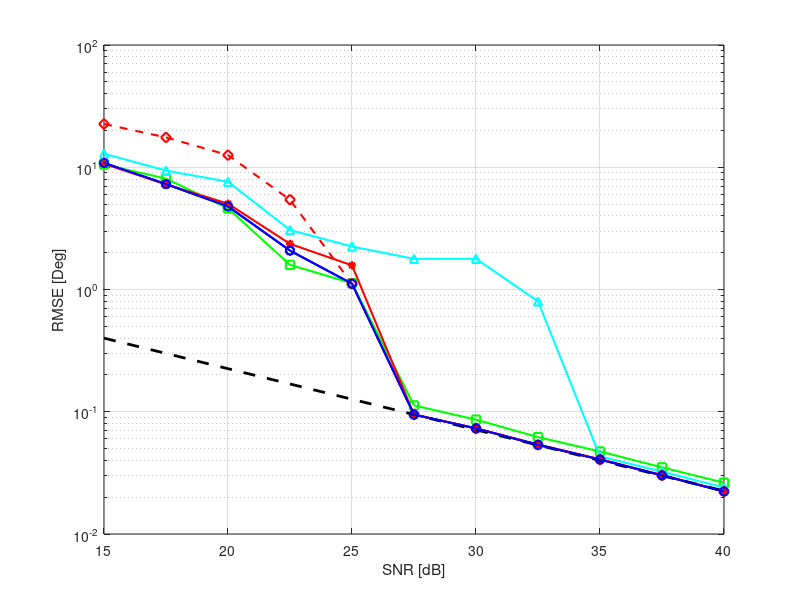

MATLAB code for this plot: (Note: this script raises an error after producing the figure.)
close all;
clear all;
clc;
% load data before plotting
%% Fig 1
load fig_8_1_data_3.mat;
% close all;
plot_ind = 7:17;
linewidth = 1.5;
markersize = 6;
figure;
semilogy(snrdB(plot_ind),sqrt(rvec1(plot_ind)),'-ob','LineWidth',linewidth,'MarkerSize',markersize);
% hold on;semilogy(snrdB(plot_ind),(rvec2(plot_ind)),'-.+b','LineWidth',linewidth,'MarkerSize',markersize*1.2);
hold on;semilogy(snrdB(plot_ind),sqrt(rvec8(plot_ind)),'-sg','LineWidth',linewidth,'MarkerSize',markersize);
hold on;semilogy(snrdB(plot_ind),sqrt(rvec6(plot_ind)),'-.>m','LineWidth',linewidth,'MarkerSize',markersize*1.2);
hold on;semilogy(snrdB(plot_ind),sqrt(rvec3(plot_ind)),'-^c','LineWidth',linewidth,'MarkerSize',markersize);
hold on;semilogy(snrdB(plot_ind),sqrt(rvec7(plot_ind)),'-*r','LineWidth',linewidth,'MarkerSize',markersize);
hold on;semilogy(snrdB(plot_ind),sqrt(rvec5(plot_ind)),'--dr','LineWidth',linewidth,'MarkerSize',markersize*1.2);
hold on;semilogy(snrdB(plot_ind), sqrt(crlb(plot_ind)),'--k','LineWidth',2);
hold on;semilogy(snrdB(plot_ind),sqrt(rvec1(plot_ind)),'-ob','LineWidth',linewidth,'MarkerSize',markersize);

grid on;
xlabel('SNR [dB]');
ylabel('RMSE [Deg]');
% set(gca,'FontSize',12)

% Zoomed plot ****************************************
bounds = [32 33 10^-1.35 10^-1.15]; % area to be zoomed
pos = [0.16 0.15 0.17 0.2];      % projected area [x, y, x_width, y_width]
vertex = [2 3];                 % vertex to be linked
p = gca;
% Calculate x,y points of zoomPlot
x1 = (pos(1)-p.Position(1))/p.Position(3)*diff(p.XLim)+p.XLim(1);
x2 = (pos(1)+pos(3)-p.Position(1))/p.Position(3)*diff(p.XLim)+(p.XLim(1));
y1 = 10^((pos(2)-(p.Position(2)))/(p.Position(4))*diff(log10(p.YLim))+log10(p.YLim(1)));
y2 = 10^(((pos(2)+pos(4)-p.Position(2))/p.Position(4))*diff(log10(p.YLim))+log10(p.YLim(1)));


rectangle('Position',[bounds(1) bounds(3) bounds(2)-bounds(1) bounds(4)-bounds(3)]);
hold on;
if any(vertex==1)
    plot([bounds(1) x1], [bounds(4) y2], '-.k'); % Line to vertex 1
end
if any(vertex==2)
    plot([bounds(2) x2], [bounds(4) y2], '-.k'); % Line to vertex 2
end
if any(vertex==3)
    plot([bounds(2) x2], [bounds(3) y1], '-.k'); % Line to vertex 4
end
if any(vertex==4)
    plot([bounds(1) x1], [bounds(3) y1], '-.k'); % Line to vertex 3
end
% legend hide

z = axes('position',pos);
box on; % put box around new pair of axes
semilogy(snrdB(plot_ind),sqrt(rvec1(plot_ind)),'-ob','LineWidth',linewidth,'MarkerSize',markersize);
hold on;semilogy(snrdB(plot_ind),sqrt(rvec8(plot_ind)),'-sg','LineWidth',linewidth,'MarkerSize',markersize);
hold on;semilogy(snrdB(plot_ind),sqrt(rvec6(plot_ind)),'-.>m','LineWidth',linewidth,'MarkerSize',markersize*1.2);
hold on;semilogy(snrdB(plot_ind),sqrt(rvec3(plot_ind)),'-^c','LineWidth',linewidth,'MarkerSize',markersize);
hold on;semilogy(snrdB(plot_ind),sqrt(rvec7(plot_ind)),'-*r','LineWidth',linewidth,'MarkerSize',markersize);
hold on;semilogy(snrdB(plot_ind),sqrt(rvec5(plot_ind)),'--dr','LineWidth',linewidth,'MarkerSize',markersize*1.2);
hold on;semilogy(snrdB(plot_ind), sqrt(crlb(plot_ind)),'--k','LineWidth',2);
hold on;semilogy(snrdB(plot_ind),sqrt(rvec1(plot_ind)),'-ob','LineWidth',linewidth,'MarkerSize',markersize);

axis(bounds);

set(gca,'xtick',[])
set(gca,'ytick',[])
set(gca,'xticklabel',{[]})
set(gca,'yticklabel',{[]})

% set(gcf,'position',[100,100,420*1.2,400*1.2])
% print -dpng -r600 sim1-3sensors.png

legend('PDP','Two-Step','2Q-Order','MUSIC (0.01^\circ)','MLE (0.01^\circ)','MLE (0.2^\circ)','CRLB', 'Location','northeast')
set(gca,'FontSize',12)


%% Fig 2
% load fig_8_1_data_5.mat;
plot_ind = 3:13;
linewidth = 1.5;
markersize = 6;
figure;
semilogy(snrdB(plot_ind),sqrt(rvec1(plot_ind)),'-ob','LineWidth',linewidth,'MarkerSize',markersize);
hold on;semilogy(snrdB(plot_ind),sqrt(rvec8(plot_ind)),'-sg','LineWidth',linewidth,'MarkerSize',markersize);
hold on;semilogy(snrdB(plot_ind),sqrt(rvec5(plot_ind)),'-.>m','LineWidth',linewidth,'MarkerSize',markersize*1.2);
hold on;semilogy(snrdB(plot_ind),sqrt(rvec3(plot_ind)),'-^c','LineWidth',linewidth,'MarkerSize',markersize);
hold on;semilogy(snrdB(plot_ind),sqrt(rvec7(plot_ind)),'-*r','LineWidth',linewidth,'MarkerSize',markersize);
hold on;semilogy(snrdB(plot_ind),sqrt(rvec4(plot_ind)),'--dr','LineWidth',linewidth,'MarkerSize',markersize*1.2);
hold on;semilogy(snrdB(plot_ind), sqrt(crlb(plot_ind)),'--k','LineWidth',2);
hold on;semilogy(snrdB(plot_ind),sqrt(rvec1(plot_ind)),'-ob','LineWidth',linewidth,'MarkerSize',markersize);

% axis([0 60 10^-7 10^4])
xlabel('SNR [dB]');
ylabel('RMSE [Deg]');
grid on;
% set(gcf,'position',[100,100,420*1.2,400*1.2])

% Zoomed plot ****************************************
bounds = [24.5 25.5 10^-1.43 10^-1]; % area to be zoomed
pos = [0.17 0.15 0.17 0.2];      % projected area [x, y, x_width, y_width]
vertex = [2 3];                 % vertex to be linked
p = gca;
% Calculate x,y points of zoomPlot
x1 = (pos(1)-p.Position(1))/p.Position(3)*diff(p.XLim)+p.XLim(1);
x2 = (pos(1)+pos(3)-p.Position(1))/p.Position(3)*diff(p.XLim)+(p.XLim(1));
y1 = 10^((pos(2)-(p.Position(2)))/(p.Position(4))*diff(log10(p.YLim))+log10(p.YLim(1)));
y2 = 10^(((pos(2)+pos(4)-p.Position(2))/p.Position(4))*diff(log10(p.YLim))+log10(p.YLim(1)));

rectangle('Position',[bounds(1) bounds(3) bounds(2)-bounds(1) bounds(4)-bounds(3)]);
hold on;
if any(vertex==1)
    plot([bounds(1) x1], [bounds(4) y2], '-.k'); % Line to vertex 1
end
if any(vertex==2)
    plot([bounds(2) x2], [bounds(4) y2], '-.k'); % Line to vertex 2
end
if any(vertex==3)
    plot([bounds(2) x2], [bounds(3) y1], '-.k'); % Line to vertex 4
end
if any(vertex==4)
    plot([bounds(1) x1], [bounds(3) y1], '-.k'); % Line to vertex 3
end
% legend hide
z = axes('position',pos);

box on % put box around new pair of axes
semilogy(snrdB(plot_ind),sqrt(rvec1(plot_ind)),'-ob','LineWidth',linewidth,'MarkerSize',markersize);
hold on;semilogy(snrdB(plot_ind),sqrt(rvec8(plot_ind)),'-sg','LineWidth',linewidth,'MarkerSize',markersize);
hold on;semilogy(snrdB(plot_ind),sqrt(rvec5(plot_ind)),'-.>m','LineWidth',linewidth,'MarkerSize',markersize*1.2);
hold on;semilogy(snrdB(plot_ind),sqrt(rvec3(plot_ind)),'-^c','LineWidth',linewidth,'MarkerSize',markersize);
hold on;semilogy(snrdB(plot_ind),sqrt(rvec7(plot_ind)),'-*r','LineWidth',linewidth,'MarkerSize',markersize);
hold on;semilogy(snrdB(plot_ind),sqrt(rvec4(plot_ind)),'--dr','LineWidth',linewidth,'MarkerSize',markersize*1.2);
hold on;semilogy(snrdB(plot_ind), sqrt(crlb(plot_ind)),'--k','LineWidth',2);
hold on;semilogy(snrdB(plot_ind),sqrt(rvec1(plot_ind)),'-ob','LineWidth',linewidth,'MarkerSize',markersize);

axis(bounds);

set(gca,'xtick',[])
set(gca,'ytick',[])
set(gca,'xticklabel',{[]})
set(gca,'yticklabel',{[]})

legend('PDP','Two-Step','2Q-Order','MUSIC (0.01^\circ)','MLE (0.01^\circ)','MLE (0.2^\circ)','CLRB');
set(gca,'FontSize',12)


% print -dpng -r600 sim1-5sensors.png

%% Fig 3
% close all
% load fig_8_1_data_8.mat;
plot_ind = 1:13;
linewidth = 1.5;
markersize = 6;
figure;
semilogy(snrdB(plot_ind),sqrt(rvec1(plot_ind)),'-ob','LineWidth',linewidth,'MarkerSize',markersize);
hold on;semilogy(snrdB(plot_ind),sqrt(rvec8(plot_ind)),'-sg','LineWidth',linewidth,'MarkerSize',markersize);
hold on;semilogy(snrdB(plot_ind),sqrt(rvec5(plot_ind)),'-.>m','LineWidth',linewidth,'MarkerSize',markersize*1.2);
hold on;semilogy(snrdB(plot_ind),sqrt(rvec3(plot_ind)),'-^c','LineWidth',linewidth,'MarkerSize',markersize);
hold on;semilogy(snrdB(plot_ind),sqrt(rvec7(plot_ind)),'-*r','LineWidth',linewidth,'MarkerSize',markersize);
hold on;semilogy(snrdB(plot_ind),sqrt(rvec4(plot_ind)),'--dr','LineWidth',linewidth,'MarkerSize',markersize*1.2);
hold on;semilogy(snrdB(plot_ind), sqrt(crlb(plot_ind)),'--k','LineWidth',2);
hold on;semilogy(snrdB(plot_ind),sqrt(rvec1(plot_ind)),'-ob','LineWidth',linewidth,'MarkerSize',markersize);

% axis([0 60 10^-7 10^4])
xlabel('SNR [dB]');
ylabel('RMSE [Deg]');
grid on;
% set(gcf,'position',[100,100,420*1.2,400*1.2])

% Zoomed plot ****************************************
bounds = [24.5 25.5 10^-1.8 10^-1.1]; % area to be zoomed
pos = [0.17 0.15 0.17 0.2];      % projected area [x, y, x_width, y_width]
vertex = [2 3];                 % vertex to be linked
p = gca;
% Calculate x,y points of zoomPlot
x1 = (pos(1)-p.Position(1))/p.Position(3)*diff(p.XLim)+p.XLim(1);
x2 = (pos(1)+pos(3)-p.Position(1))/p.Position(3)*diff(p.XLim)+(p.XLim(1));
y1 = 10^((pos(2)-(p.Position(2)))/(p.Position(4))*diff(log10(p.YLim))+log10(p.YLim(1)));
y2 = 10^(((pos(2)+pos(4)-p.Position(2))/p.Position(4))*diff(log10(p.YLim))+log10(p.YLim(1)));

rectangle('Position',[bounds(1) bounds(3) bounds(2)-bounds(1) bounds(4)-bounds(3)]);
hold on;
if any(vertex==1)
    plot([bounds(1) x1], [bounds(4) y2], '-.k'); % Line to vertex 1
end
if any(vertex==2)
    plot([bounds(2) x2], [bounds(4) y2], '-.k'); % Line to vertex 2
end
if any(vertex==3)
    plot([bounds(2) x2], [bounds(3) y1], '-.k'); % Line to vertex 4
end
if any(vertex==4)
    plot([bounds(1) x1], [bounds(3) y1], '-.k'); % Line to vertex 3
end
% legend hide
z = axes('position',pos);

box on % put box around new pair of axes
semilogy(snrdB(plot_ind),sqrt(rvec1(plot_ind)),'-ob','LineWidth',linewidth,'MarkerSize',markersize);
hold on;semilogy(snrdB(plot_ind),sqrt(rvec8(plot_ind)),'-sg','LineWidth',linewidth,'MarkerSize',markersize);
hold on;semilogy(snrdB(plot_ind),sqrt(rvec5(plot_ind)),'-.>m','LineWidth',linewidth,'MarkerSize',markersize*1.2);
hold on;semilogy(snrdB(plot_ind),sqrt(rvec3(plot_ind)),'-^c','LineWidth',linewidth,'MarkerSize',markersize);
hold on;semilogy(snrdB(plot_ind),sqrt(rvec7(plot_ind)),'-*r','LineWidth',linewidth,'MarkerSize',markersize);
hold on;semilogy(snrdB(plot_ind),sqrt(rvec4(plot_ind)),'--dr','LineWidth',linewidth,'MarkerSize',markersize*1.2);
hold on;semilogy(snrdB(plot_ind), sqrt(crlb(plot_ind)),'--k','LineWidth',2);
hold on;semilogy(snrdB(plot_ind),sqrt(rvec1(plot_ind)),'-ob','LineWidth',linewidth,'MarkerSize',markersize);

axis(bounds);

set(gca,'xtick',[])
set(gca,'ytick',[])
set(gca,'xticklabel',{[]})
set(gca,'yticklabel',{[]})

legend('PDP','Two-Step','2Q-Order','MUSIC (0.01^\circ)','MLE (0.01^\circ)','MLE (0.2^\circ)','CLRB');
set(gca,'FontSize',12)


% print -dpng -r600 sim1-8sensors.png

%% Fig 4
% close all
% load fig_8_2_data_3.mat;
% plot_ind = 7:17;

% load fig_8_2_data_5.mat;
% plot_ind = 7:17;

% load fig_8_2_data_8.mat;
plot_ind = 5:17;

linewidth = 1.5;
markersize = 6;
figure;
semilogy(snrdB(plot_ind),sqrt(rvec1(plot_ind)),'-ob','LineWidth',linewidth,'MarkerSize',markersize);
hold on;semilogy(snrdB(plot_ind),sqrt(rvec8(plot_ind)),'-dg','LineWidth',linewidth,'MarkerSize',markersize);
hold on;semilogy(snrdB(plot_ind),sqrt(rvec3(plot_ind)),'-^c','LineWidth',linewidth,'MarkerSize',markersize);
hold on;semilogy(snrdB(plot_ind),sqrt(rvec5(plot_ind)),'-*r','LineWidth',linewidth,'MarkerSize',markersize);
hold on;semilogy(snrdB(plot_ind),sqrt(rvec4(plot_ind)),'--dr','LineWidth',linewidth,'MarkerSize',markersize*1.2);
hold on; semilogy(snrdB(plot_ind), sqrt(crlb(plot_ind)),'--k','LineWidth',2);
hold on;semilogy(snrdB(plot_ind),sqrt(rvec1(plot_ind)),'-ob','LineWidth',linewidth,'MarkerSize',markersize);


xlabel('SNR [dB]');
ylabel('RMSE [Deg]');
legend('PDP','Two-Step','MUSIC (0.01^\circ)','MLE (0.01^\circ)','MLE (0.2^\circ)','CRLB');
grid on; set(gca,'FontSize',12)


% print -dpng -r600 sim2-3sensors.png
% print -dpng -r600 sim2-5sensors.png
% print -dpng -r600 sim2-8sensors.png

